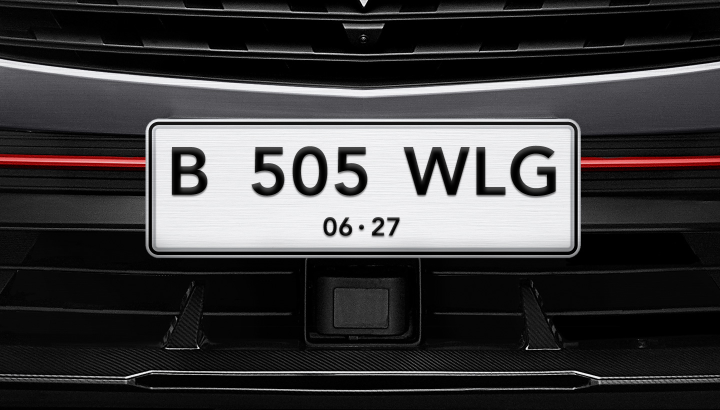
#> input picture deteksiplat1/contohmobil.jpg, 1440 x 820 px (shown at 1/2 size)
$ python deteksiplat1.py
#> lines starting #> are read from the running program, lines starting #| are printed output that depends on the picture; after the words box and inside, x2 and y2 are one past the last pixel; in counts of white or black regions, pixels touching at a corner belong together
import cv2 as cv
import imutils as im

image = cv.imread('contohmobil.jpg')
#> image is the input picture: shape (820, 1440, 3); mean B, G, R 62.1, 61.2, 62.5
image = im.resize(image, width=500)
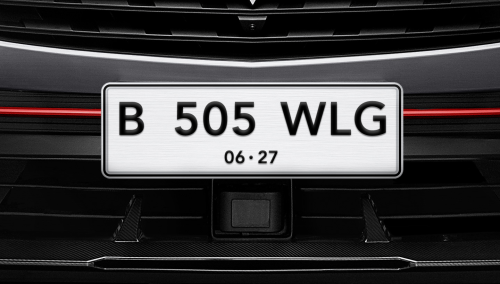
#> image: shape (284, 500, 3); mean B, G, R 62.1, 61.2, 62.5
cv.imshow("Gambar Asli", image)

gray = cv.cvtColor(image, cv.COLOR_BGR2GRAY)
cv.imshow("Gambar Grayscale", gray)

blur = cv.bilateralFilter(gray, 11, 17, 17)
cv.imshow("Bilateral Filter", blur)

edgeDet = cv.Canny(blur, 170, 200)
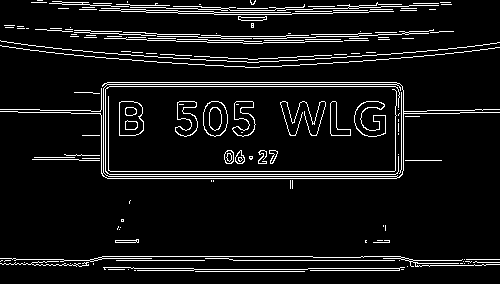
#> edgeDet: shape (284, 500); 7.7% white in thin lines or dots
cv.imshow("Deteksi Tepi", edgeDet)

(cnts, _) = cv.findContours(edgeDet.copy(), cv.RETR_LIST, cv.CHAIN_APPROX_SIMPLE)
#> cnts = 189 contours, 146 with area under 20; largest, box (x1, y1, x2, y2) and area: (0, 82, 500, 179) 28754, (103, 83, 404, 178) 27570, (119, 101, 144, 136) 750, (119, 101, 144, 136) 736, (203, 101, 228, 137) 694
cnts = sorted(cnts, key = cv.contourArea, reverse = True)[:30]
#> cnts = 30 contours; largest, box (x1, y1, x2, y2) and area: (0, 82, 500, 179) 28754, (103, 83, 404, 178) 27570, (119, 101, 144, 136) 750, (119, 101, 144, 136) 736, (203, 101, 228, 137) 694

NumberPlateCnt = None

count = 0
for c in cnts:
        peri = cv.arcLength(c, True)
        approx = cv.approxPolyDP(c, 0.02 * peri, True)
        if len(approx) == 4:
            NumberPlateCnt = approx
            break
#> this loop made 2 passes
#> (peri, NumberPlateCnt) on pass 2: (796.2, [[402, 86], [398, 177], [103, 172], [107, 84]])
#> peri on pass 1: 1503.9

cv.drawContours(image, [NumberPlateCnt], -1, (0,255,0), 3)
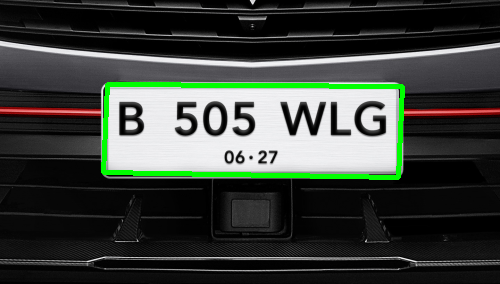
#> image: shape (284, 500, 3); 2.7% of pixels changed, all inside (x1, y1, x2, y2) = (101, 82, 405, 180)
cv.imwrite('hasildeteksi.jpg', image)
cv.imshow("Plat Nomer Yang Terdeteksi", image)

cv.waitKey(0)
cv.destroyAllWindows()
